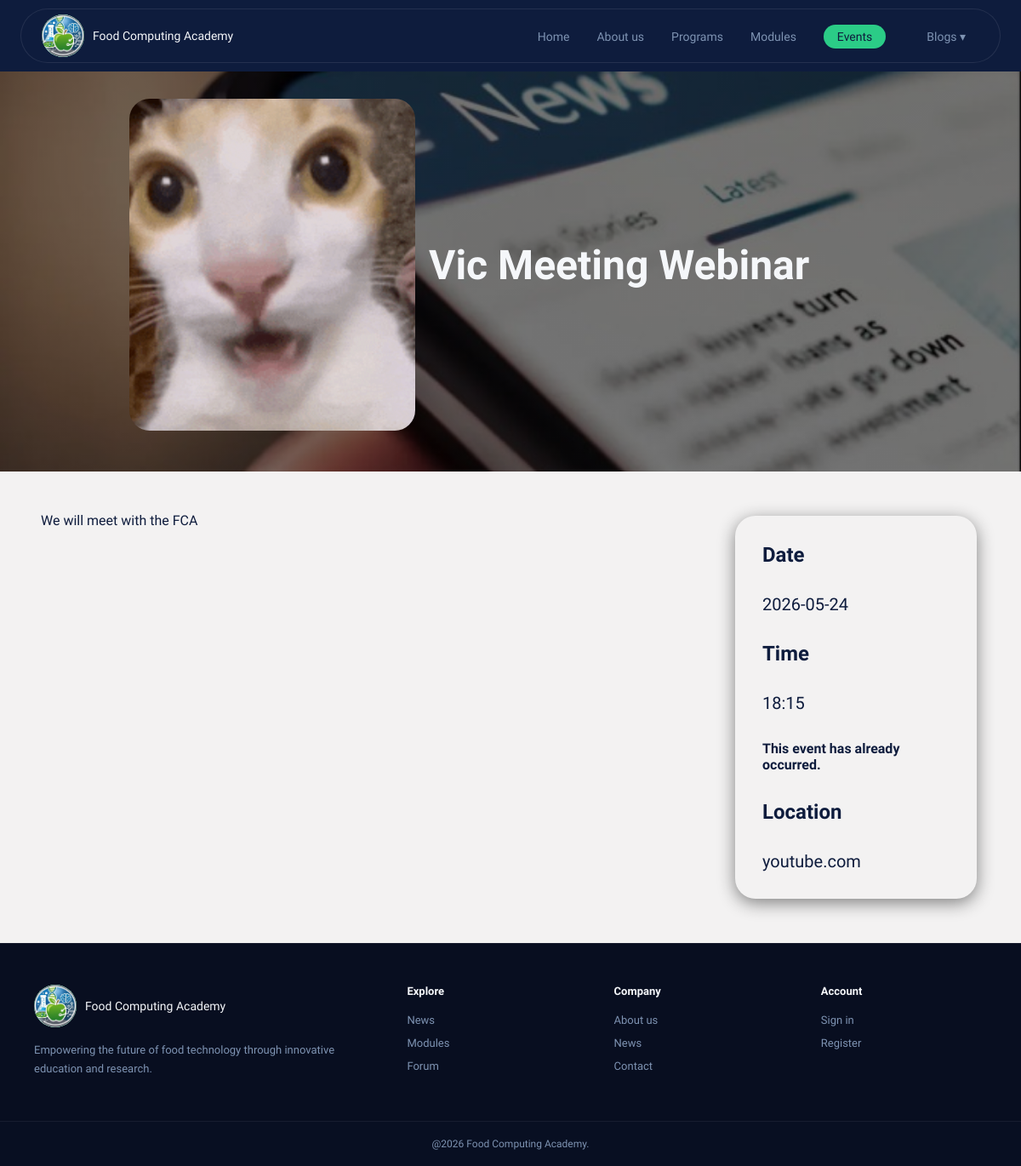
Page /events/9 on the committed database.
### tables this page shows
CREATE TABLE events (
    id          INTEGER PRIMARY KEY AUTOINCREMENT,
    title       TEXT NOT NULL,
    date        TEXT NOT NULL,
    time        TEXT,
    location    TEXT,
    description TEXT,
    image       TEXT,
    created_by  INTEGER,
    created     TEXT DEFAULT (datetime('now')),
    FOREIGN KEY (created_by) REFERENCES Users(id)
);

### backend/api_routing.py (the view)
    @app.route("/events/<event_id>")
    def eventView(event_id):
        conn, cursor = get_db()
        query = """SELECT *
FROM events
WHERE events.id = ?"""
        cursor.execute(query,(event_id,))
        columns = [d[0] for d in cursor.description]
        event = [dict(zip(columns, row)) for row in cursor.fetchall()][0]
        close_db()
        event_expired = False
        date = event['date']
        time = event['time']
        f = '%Y-%m-%d %H:%M'
        date = datetime.datetime.strptime(date + " " + time, f)
        now = datetime.datetime.now()
        print(date)
        print(now)
        if now > date:
            event_expired = True
        return render_template("event_view.html", event = event,event_expired = event_expired)

### backend/database.py (called while the page is built)
def get_db():
    if 'db' not in g:
        BASE_DIR = os.path.dirname(os.path.abspath(__file__))
        DB_PATH = os.path.join(BASE_DIR, '..', 'database', 'food_computing_academy_website.db')
        g.db = sqlite3.connect(DB_PATH)
        g.db.row_factory = sqlite3.Row
        cursor = g.db.cursor()
    return g.db, cursor

### frontend/templates/event_view.html (shortened to what this page needs)
<!DOCTYPE html>
<html lang="en">
<head>
    <link rel="stylesheet" href="{{ url_for('static', filename='styles/styling.css') }}">
    <link rel="stylesheet" href="{{ url_for('static', filename='styles/events.css') }}">
</head>
<body>
{% include 'nav.html' %}
<section class="event_top">
    {% if event.image %}
        <img src="{{ event.image }}" alt="{{ event.title }}">
    {% else %}
        <img src="{{ url_for('static', filename='assets/placeholder.jpg') }}" alt="Event placeholder">
    {% endif %}
    <div class="article_title">
        <h1>{{event.title}}</h1>
    </div>
</section>
<section class="news-page-main">
    <div class="event_body">
        <p>{{event.description}}</p>
    </div>
    <div class="event_details">
        <h3>Date</h3>
        <p>{{event.date}}</p>
        <h3>Time</h3>
        <p>{{event.time}}</p>
        {% if event_expired %}
            <b>This event has already occurred.</b>
        {% endif %}
        {% if event.location %}
            <h3>Location</h3>
            <p>{{event.location}}</p>
        {% endif %}
    </div>
</section>
{% include 'footer.html' %}
</body>
</html>

### frontend/styles/styling.css (style rules this page uses)
*, *::before, *::after { box-sizing: border-box; margin: 0; padding: 0; }
:root { --navy: #0e1c3d; --navy-mid: #192d56; --green: #2bcc87; --green-dark:#179e63; --white: #f5f7fa; --muted: #7e93b2; --card: rgba(255, 255, 255, 0.055); --border: rgba(255, 255, 255, 0.09); }
body { font-family: 'Sora', sans-serif; background: var(--navy); color: var(--white); overflow-x: hidden; }
body { min-height: 100vh; min-height: 100dvh; display: flex; flex-direction: column; }
.news-page-main { background: #f3f2f2; padding: 0; }

### frontend/styles/events.css (style rules this page uses)
.event_top img { width: 30%; border-radius: 24px; max-height: 500px; object-fit: cover; }
.event_top { position: relative; min-height: 470px; padding: 2rem 2.5rem 3rem; display: flex; flex-direction: row; justify-content: center; background: linear-gradient(rgba(0, 0, 0, 0.55), rgba(0, 0, 0, 0.55)), url('../assets/news_bg.jpg') center / cover no-repeat; }
.article_title { width: 50%; display: flex; flex-direction: column; justify-content: center; }
.article_title h1 { font-size: 300%; margin: 1rem; }
.news-page-main { padding: 2rem; display:flex; flex-direction: row; flex-wrap: wrap; }
.event_body { width: 65%; margin: 1rem; }
.event_body p { color: var(--navy); }
.event_details { color: var(--navy); width: 25%; margin: 1rem; display: flex; flex-direction: column; flex-wrap: wrap; gap: 2rem; margin: 20px; margin-left: auto; border-radius: 24px; padding: 2rem; box-shadow: 0px 5px 20px gray; }
.event_details h3 { font-size: 150%; }
.event_details p { font-size: 125%; }

### rows in the picture
events: title "Vic Meeting Webinar", description "We will meet with the FCA", date "2026-05-24", time "18:15", location "youtube.com"
